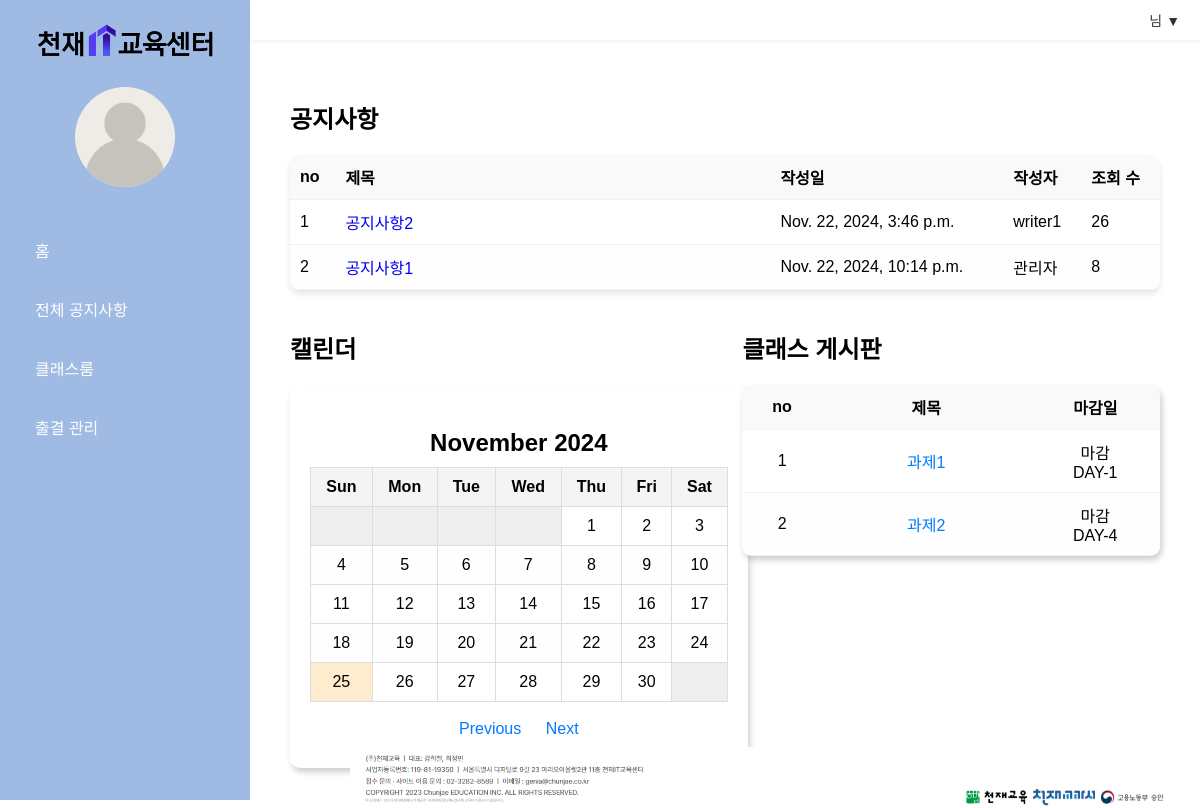
Before: /home/ with the older database file.
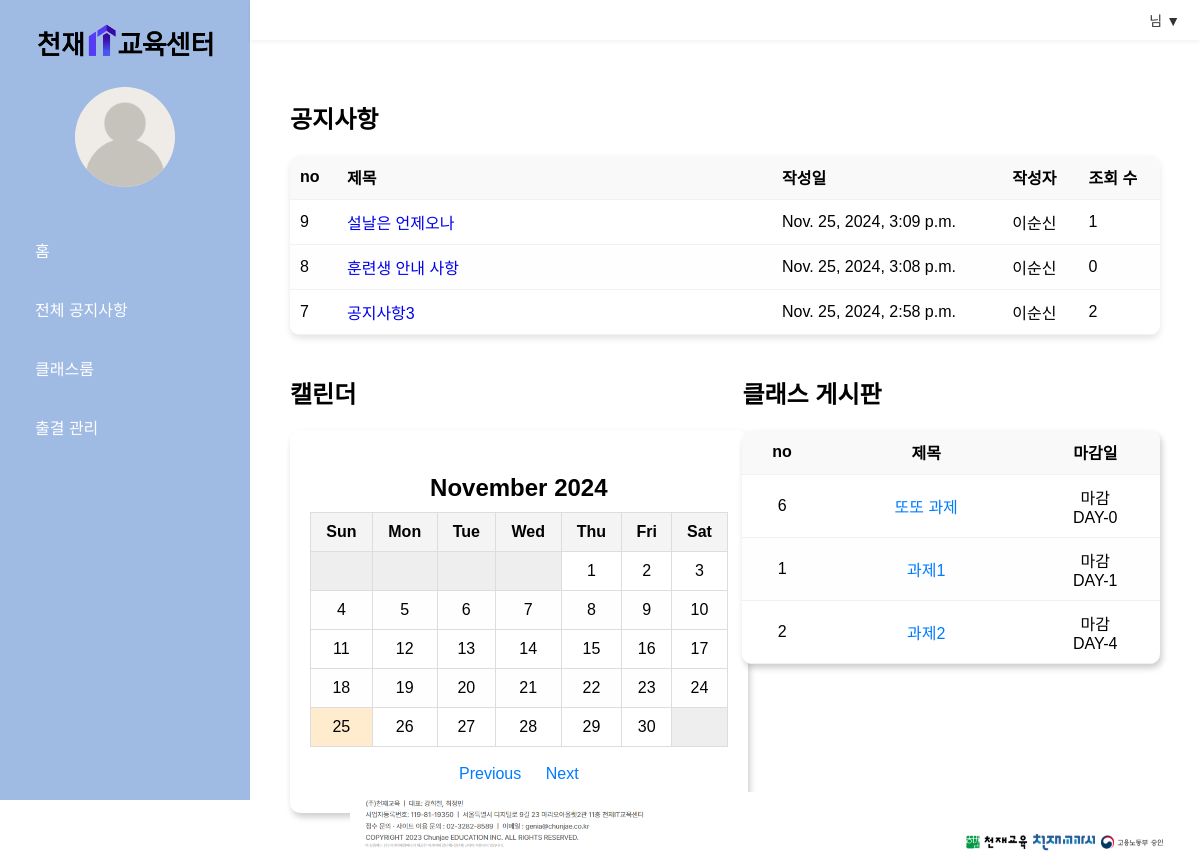
After: the same page with the newer database file.
### managementapp/models.py (models this page shows)
class Documents(models.Model):
    title = models.TextField(max_length=300)
    writer = models.CharField(max_length=200)
    content = models.TextField()
    rdate = models.DateTimeField()
    udate = models.DateTimeField()
    view_count = models.IntegerField()

class Assignments(models.Model):
    title = models.TextField(max_length=300)
    writer = models.CharField(max_length=200)
    content = models.TextField()
    rdate = models.DateTimeField()
    udate = models.DateTimeField()
    deadline = models.DateTimeField()
    view_count = models.IntegerField()

### managementapp/views.py (the view)
# urls.py: path('home/',views.home, name='home'),
def home(request):
    template = loader.get_template('home.html')
    documents = Documents.objects.all().order_by('-udate')[:3]
    today = timezone.now()  # 현재 날짜와 시간을 timezone-aware datetime 객체로 가져옴
    classroom = Assignments.objects.annotate(
        days_remaining=ExpressionWrapper(
            F('deadline') - today,  # deadline과 today의 차이를 계산
            output_field=DurationField()
        )
    ).order_by('days_remaining')[:3]
    for assignment in classroom:
        assignment.days_remaining = assignment.days_remaining.days
    today = date.today()  # 날짜 계산을 위해 'today' 다시 정의
    year = int(request.GET.get('year', today.year))
    month = int(request.GET.get('month', today.month))
    cal = calendar.Calendar()
    month_days = cal.itermonthdays4(year, month)
    calendar_data = []
    week = []
    for day in month_days:
        if day[1] != month:  # 현재 달이 아닌 날짜는 비어있는 셀로 처리
            week.append(None)
        else:
            week.append(day[2])  # 현재 날짜를 추가
        if len(week) == 7:  # 한 주가 끝나면 추가
            calendar_data.append(week)
            week = []
    if week:  # 마지막 남은 주 추가
        calendar_data.append(week)
    context = {
        'documents': documents,
        'calendar_data': calendar_data,
        'year': year,
        'month': month,
        'month_name': calendar.month_name[month],
        'classroom': classroom,
        'today': today
    }
    return HttpResponse(template.render(context, request))

### managementapp/templates/home.html
{% extends "base.html" %}
{% load static %}
{% block content %}
<link rel="stylesheet" href="{% static 'css/list.css' %}">
<link rel="stylesheet" href="{% static 'css/home.css' %}">
<div class="content">
    <h2>공지사항</h2>
    <div class="notice-table-wrapper">
        <table class="notice-table">
            <thead>
                <tr>
                    <th>no</th>
                    <th class="title-column">제목</th>
                    <th>작성일</th>
                    <th>작성자</th>
                    <th>조회 수</th>
                </tr>
            </thead>
            <tbody>
                {% for document in documents %}
                <tr>
                    <td>{{ document.id }}</td>
                    <td><a href="../notices/content/{{ document.id }}" style="text-decoration:none">{{ document.title }}</a></td>
                    <td>{{ document.rdate }}</td>
                    <td>{{ document.writer }}</td>
                    <td>{{ document.view_count }}</td>
                </tr>
                {% endfor %}
            </tbody>
        </table>
    </div>
    <div class="content-layout">
        <div class="cal-container-wrapper">
            <h2>캘린더</h2>
            <div class="cal-container">
                <div class="cal-navigation">
                    <h3> {{ month_name }} {{ year }} </h3>
                    <div class="cal-table">
                        <table class="cal-table-content">
                            <thead>
                                <tr>
                                    <th class="cal-th">Sun</th>
                                    <th class="cal-th">Mon</th>
                                    <th class="cal-th">Tue</th>
                                    <th class="cal-th">Wed</th>
                                    <th class="cal-th">Thu</th>
                                    <th class="cal-th">Fri</th>
                                    <th class="cal-th">Sat</th>
                                </tr>
                            </thead>
                            <tbody>
                                {% for week in calendar_data %}
                                <tr>
                                    {% for day in week %}
                                    {% if day %}
                                    <td class="cal-td {% if day == today.day and month == today.month and year == today.year %}cal-today{% endif %}">
                                        {{ day }}
                                    </td>
                                    {% else %}
                                    <td class="cal-td cal-empty"></td>
                                    {% endif %}
                                    {% endfor %}
                                </tr>
                                {% endfor %}
                            </tbody>
                        </table>
                    </div>
                    <br/>
                    <a href="?year={{ year }}&month={{ month|add:'-1' }}">Previous</a>
                    <a href="?year={{ year }}&month={{ month|add:'1' }}">Next</a>
                </div>
            </div>
        </div>
        <div class="classroom-board-wrapper">
            <h2>클래스 게시판</h2>
            <div class="classroom-board">
                <table class="classroom-table">
                    <thead>
                        <tr>
                            <th>no</th>
                            <th class="title-column">제목</th>
                            <th>마감일</th>
                        </tr>
                    </thead>
                    <tbody>
                        {% for assignment in classroom %}
                        <tr>
                            <td>{{ assignment.id }}</td>
                            <td><a href="../notices/content/{{ assignment.id }}" style="text-decoration:none">{{ assignment.title }}</a></td>
                            <td>마감<br/> DAY-{{ assignment.days_remaining }} </td>
                        </tr>
                        {% endfor %}
                    </tbody>
                </table>
            </div>
        </div>
    </div>
</div>
{% endblock %}

Changed rows visible on the page:
no longer on this page (row unchanged): Documents: id "1", title "공지사항2", rdate "Nov. 22, 2024, 3:46 p.m.", writer "writer1", view_count "26"
no longer on this page (row edited): Documents: id "2", title "공지사항1", rdate "Nov. 22, 2024, 10:14 p.m.", writer "관리자", view_count "8"
added Documents: id "9", title "설날은 언제오나", rdate "Nov. 25, 2024, 3:09 p.m.", writer "이순신", view_count "1"
added Documents: id "8", title "훈련생 안내 사항", rdate "Nov. 25, 2024, 3:08 p.m.", writer "이순신", view_count "0"
added Documents: id "7", title "공지사항3", rdate "Nov. 25, 2024, 2:58 p.m.", writer "이순신", view_count "2"
added Assignments: id "6", title "또또 과제", days_remaining "0"
